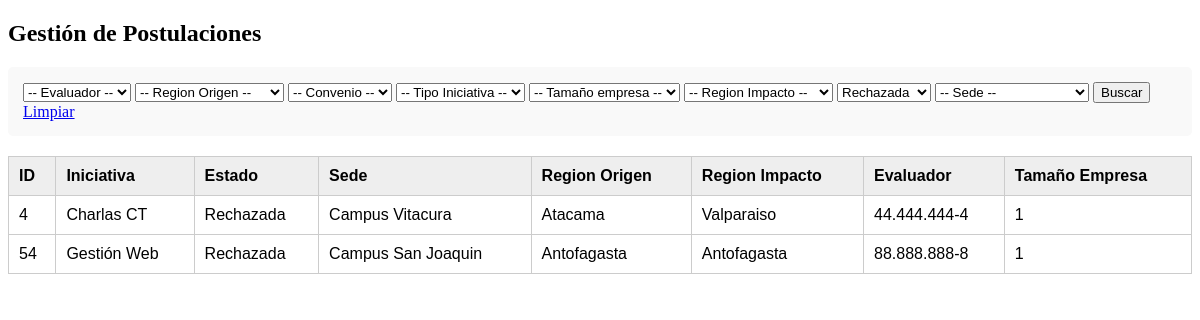
The page /busquedafiltro.php?estado=3 on the database its author committed.
### tables this page shows
CREATE TABLE `post_inicia` (
  `N_Postulacion` int(11) NOT NULL,
  `Codigo` int(10) NOT NULL,
  `Fecha_Post` date NOT NULL,
  `Responsable_1` varchar(100) NOT NULL,
  `Responsable_2` varchar(100) NOT NULL,
  `Presupuesto` decimal(15,2) NOT NULL,
  `id_inicia` int(9) NOT NULL,
  `Id_region_or` int(3) NOT NULL,
  `Id_region_imp` int(3) NOT NULL,
  `id_sede_postu` int(3) NOT NULL,
  `rut_empresa_postu` varchar(12) NOT NULL,
  `tipo_iniciativa_postu` int(3) NOT NULL,
  `id_estado_postu` int(3) NOT NULL,
  `rut_evaluador` varchar(12) NOT NULL,
  `rut_responsable` varchar(12) NOT NULL
);

CREATE TABLE `iniciativa` (
  `Id_iniciativa` int(9) NOT NULL,
  `Nombre_Iniciativa` varchar(255) NOT NULL,
  `Obj_iniciativa` text NOT NULL,
  `Des` text DEFAULT NULL,
  `Resultados_Iniciativa` text DEFAULT NULL,
  `Otros_doc` text DEFAULT NULL
);

CREATE TABLE `estado_postulacion` (
  `Id_Estado` int(3) NOT NULL,
  `Nombre_Estado` varchar(20) NOT NULL
);

CREATE TABLE `sede` (
  `id_sede` int(3) NOT NULL,
  `Nombre_sede` varchar(20) NOT NULL
);

CREATE TABLE `region` (
  `Id_region` int(3) NOT NULL,
  `Nombre_Region` varchar(20) NOT NULL
);

CREATE TABLE `web_usuarios` (
  `id_usuario` int(11) NOT NULL,
  `nombre` varchar(50) NOT NULL,
  `rut` varchar(12) NOT NULL,
  `contrasena` varchar(255) NOT NULL,
  `cargo` enum('Responsable Academico','Evaluador CT_USM','Administrador CT_USM') NOT NULL
);

CREATE TABLE `empresa` (
  `Rut_Empresa` varchar(12) NOT NULL,
  `Nombre_Empresa` varchar(100) NOT NULL,
  `Repre_Empresa` varchar(100) NOT NULL,
  `Mail_Repre_Empresa` varchar(100) NOT NULL,
  `Telefono_Empresa` varchar(20) NOT NULL,
  `Convenio` tinyint(1) NOT NULL,
  `tam_empresa` int(3) NOT NULL
);

### busquedafiltro.php (the view, shortened to what this page needs)
<?php
include 'bdconex.php';
$condiciones=[];
$parametros=[];
$tipos="";
if (!empty($_GET['estado'])) {
    $condiciones[] = "p.id_estado_postu = ?";
    $parametros[] = $_GET['estado'];
    $tipos .= "i";
}
$sql = "SELECT
            p.N_Postulacion,
            e.Nombre_Empresa,
            i.Nombre_Iniciativa,
            est.Nombre_Estado,
            s.Nombre_sede,
            r1.Nombre_Region AS Region_Origen,
            r2.Nombre_Region AS Region_Impacto,
            p.tipo_iniciativa_postu AS Tipo_Iniciativa,
            e.tam_empresa AS Tamaño_Empresa,
            e.Convenio,
            w.rut AS Rut_Evaluador
        FROM post_inicia p
        JOIN empresa e ON p.rut_empresa_postu = e.Rut_Empresa
        JOIN iniciativa i ON p.id_inicia = i.Id_iniciativa
        JOIN sede s ON p.id_sede_postu = s.id_sede
        JOIN estado_postulacion est ON p.id_estado_postu = est.Id_Estado
        JOIN region r1 ON p.id_region_or = r1.Id_region
        JOIN region r2 ON p.id_region_imp= r2.Id_region
        JOIN web_usuarios w ON p.rut_evaluador = w.rut";
if (count($condiciones) > 0) {
    $sql .= " WHERE " . implode(" AND ", $condiciones);
}
$stmt = $conexion->prepare($sql);
if (!empty($parametros)) {
    $stmt->bind_param($tipos, ...$parametros);
}
$stmt->execute();
$resultado = $stmt->get_result();
?>
<!DOCTYPE html>
<html lang="es">
<head>
</head>
<body>
    <h2>Gestión de Postulaciones</h2>
    <div class="filtros">
        <form method="GET">
            <select name="evaluador">
                <option value="">-- Evaluador --</option>
</select>
        <select name="region_or">
            <option value="">-- Region Origen --</option>
</select>
           <select name="Convenio">
            <option value="">-- Convenio --</option>
        </select>
            <select name="tipo_iniciativa">
                <option value="">-- Tipo Iniciativa --</option>
</select>
           <select name="tam_empresa">
            <option value="">-- Tamaño empresa --</option>
             </select>
            <select name="region_imp">
            <option value="">-- Region Impacto --</option>
        </select>
           <select name="estado">
            <?php
            $res_est = $conexion->query("SELECT Id_Estado, Nombre_Estado FROM estado_postulacion");
            while($e = $res_est->fetch_assoc()) {
                $sel = (isset($_GET['estado']) && $_GET['estado'] == $e['Id_Estado']) ? 'selected' : '';
                echo "<option value='{$e['Id_Estado']}' $sel>{$e['Nombre_Estado']}</option>";
            }
            ?>
        </select>
            <select name="sede">
            <option value="">-- Sede --</option>
        </select>
            <button type="submit">Buscar</button>
            <a href="?">Limpiar</a>
        </form>
    </div>
    <table>
        <thead>
            <tr>
                <th>ID</th>
                <th>Iniciativa</th>
                <th>Estado</th>
                <th>Sede</th>
                <th>Region Origen</th>
                <th>Region Impacto</th>
                <th>Evaluador</th>
                <th>Tamaño Empresa</th>
            </tr>
        </thead>
        <tbody>
            <?php while ($row = $resultado->fetch_assoc()): ?>
                <tr>
                    <td><?php echo $row['N_Postulacion']; ?></td>
                    <td><?php echo $row['Nombre_Iniciativa']; ?></td>
                    <td><?php echo $row['Nombre_Estado']; ?></td>
                    <td><?php echo $row['Nombre_sede']; ?></td>
                    <td><?php echo $row['Region_Origen']; ?></td>
                    <td><?php echo $row['Region_Impacto']; ?></td>
                    <td><?php echo $row['Rut_Evaluador']; ?></td>
                    <td><?php echo $row['Tamaño_Empresa']; ?></td>
                </tr>
            <?php endwhile; ?>
        </tbody>
    </table>
</body>
</html>

### busquedafiltro.php (style rules this page uses)
table { width: 100%; border-collapse: collapse; margin-top: 20px; font-family: Arial, sans-serif; }
th, td { border: 1px solid #ccc; padding: 10px; text-align: left; }
th { background-color: #eee; }
.filtros { background: #f9f9f9; padding: 15px; border-radius: 5px; }

### rows shown on the page
post_inicia: N_Postulacion "4", id_inicia.Nombre_Iniciativa "Charlas CT", id_estado_postu.Nombre_Estado "Rechazada", id_sede_postu.Nombre_sede "Campus Vitacura", Id_region_or.Nombre_Region "Atacama", Id_region_imp.Nombre_Region "Valparaiso", web_usuarios.rut "44.444.444-4", rut_empresa_postu.tam_empresa "1"
post_inicia: N_Postulacion "54", id_inicia.Nombre_Iniciativa "Gestión Web", id_estado_postu.Nombre_Estado "Rechazada", id_sede_postu.Nombre_sede "Campus San Joaquin", Id_region_imp.Nombre_Region "Antofagasta", web_usuarios.rut "88.888.888-8", rut_empresa_postu.tam_empresa "1"

### other values the page prints
form field estado "Rechazada"
